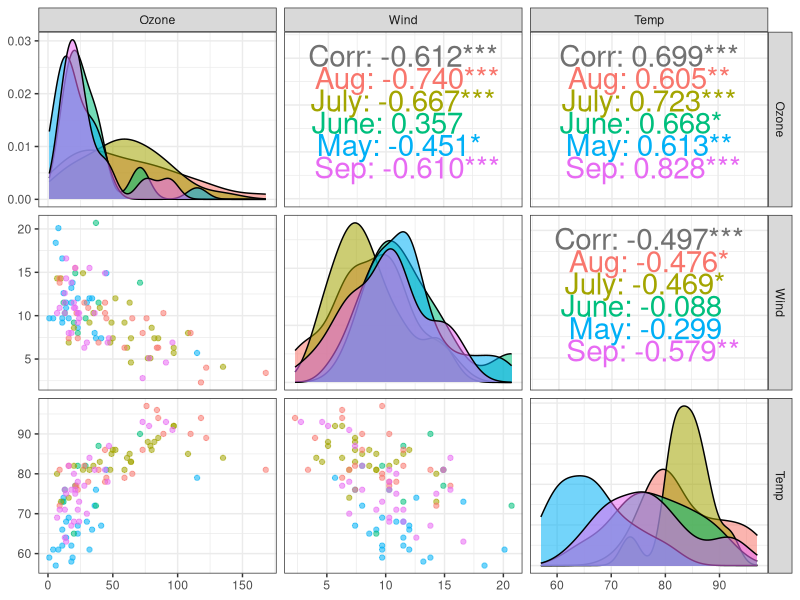

Reproduce this figure in R.
#Pairplot

rm(list = ls())
# Load necessary libraries
library(GGally)
library(tidyverse)
library(ggplot2)

# Create a new column for months
new.col = c(rep("May", 31),
            rep("June", 30),
            rep("July", 31),
            rep("Aug", 31),
            rep("Sep", 30))

# Add the new column to the airquality dataset and remove rows with missing values
airquality["new.col"] = new.col
data = na.omit(airquality)

# Create a pairwise plot
ggpairs(data,
        columns = c(1, 3, 4),
        ggplot2::aes(colour = as.character(new.col), alpha = 0.5),
        upper = list(continuous = wrap("cor", size = 7.5))) +
  theme_bw()
